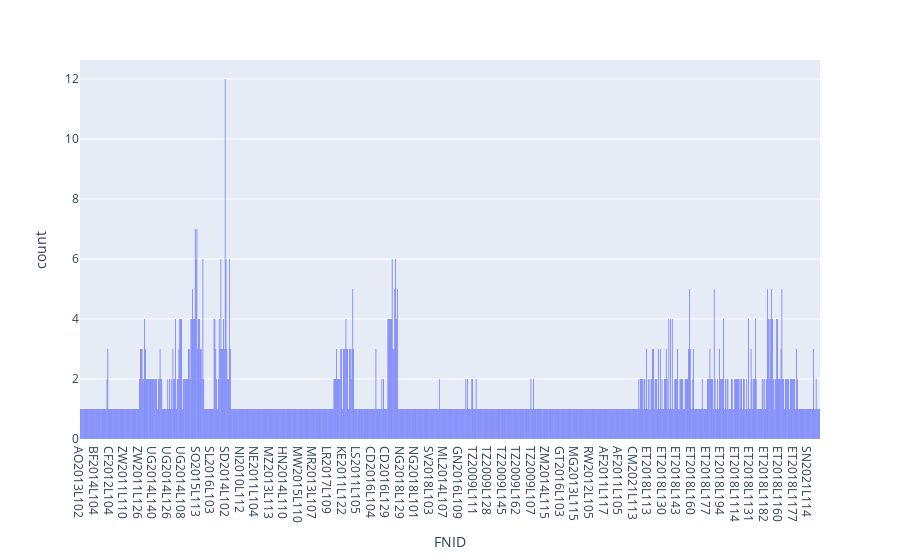

Here is the notebook cell this chart was saved with:
### Code cell
# plot distribution of OBJECTID in lhz_full
fig = px.histogram(lhz_full, x="FNID")
fig.show()

### Figure 1 — Plotly figure (JSON) as saved in the notebook; plotly's stock layout.template omitted (floating-point values rounded to 4 significant figures; data arrays with more than 128 entries replaced by an {"elided": "..."} marker saying what was removed)
{"data": [{"alignmentgroup": "True", "bingroup": "x", "hovertemplate": "FNID=%{x}<br>count=%{y}<extra></extra>", "legendgroup": "", "marker": {"color": "#636efa", "pattern": {"shape": ""}}, "name": "", "offsetgroup": "", "orientation": "v", "showlegend": false, "type": "histogram", "x": {"elided": "1308 str values"}, "xaxis": "x", "yaxis": "y"}], "layout": {"barmode": "relative", "legend": {"tracegroupgap": 0}, "margin": {"t": 60}, "xaxis": {"anchor": "y", "domain": [0, 1], "title": {"text": "FNID"}}, "yaxis": {"anchor": "x", "domain": [0, 1], "title": {"text": "count"}}}}
